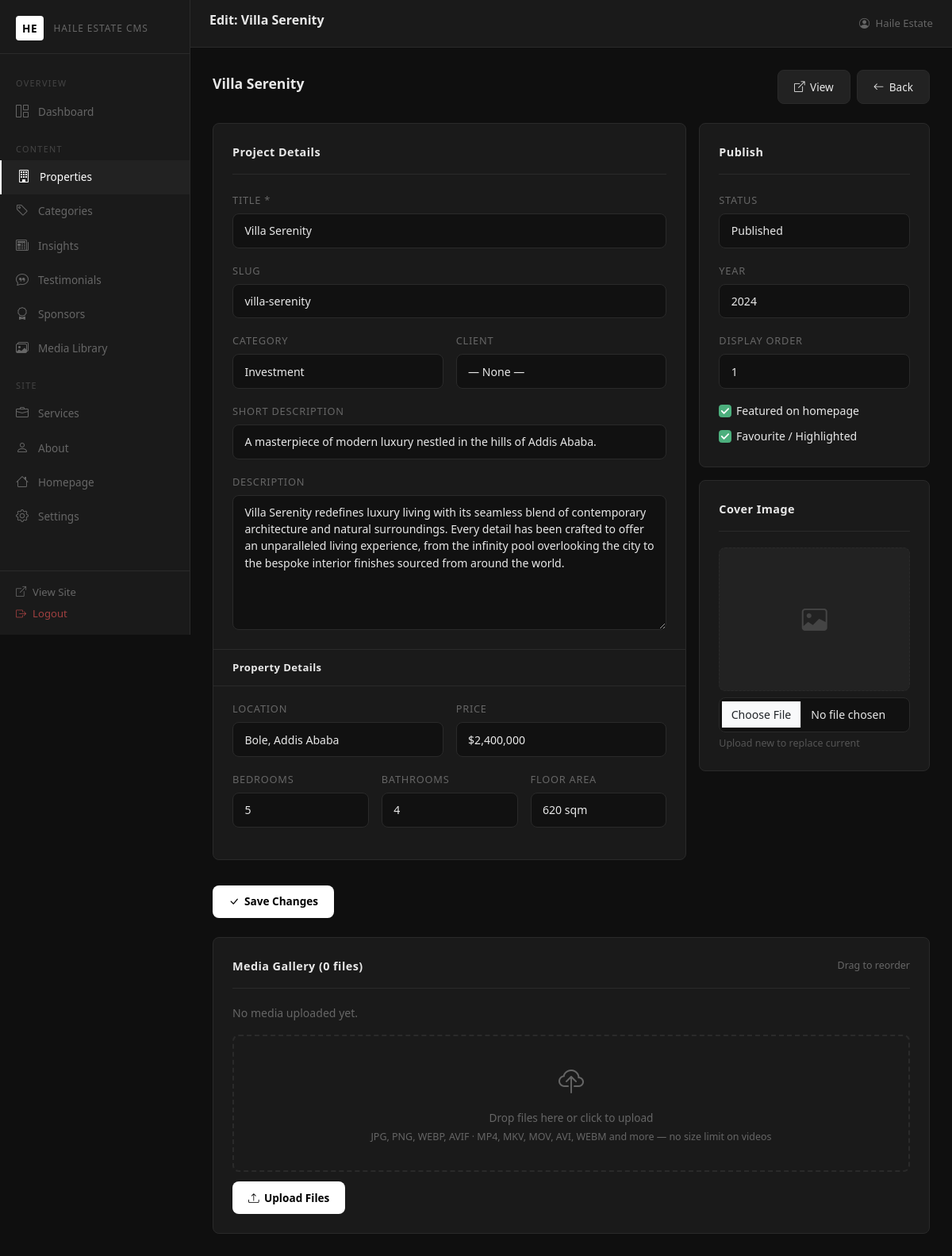
The page /admin/project-edit.php?id=1 (signed in) on the database its author committed.
### tables this page shows
CREATE TABLE `projects` (
  `id` int(11) NOT NULL AUTO_INCREMENT,
  `category_id` int(11) DEFAULT NULL,
  `client_id` int(11) DEFAULT NULL,
  `title` varchar(200) NOT NULL,
  `slug` varchar(220) NOT NULL,
  `short_description` varchar(300) DEFAULT NULL,
  `description` text DEFAULT NULL,
  `year` year DEFAULT NULL,
  `cover_image` varchar(255) DEFAULT NULL,
  `featured` tinyint(1) NOT NULL DEFAULT 0,
  `favorite` tinyint(1) NOT NULL DEFAULT 0,
  `status` enum('published','draft') NOT NULL DEFAULT 'draft',
  `display_order` int(11) NOT NULL DEFAULT 0,
  `location` varchar(200) DEFAULT NULL,
  `price` varchar(100) DEFAULT NULL,
  `bedrooms` int(11) DEFAULT NULL,
  `bathrooms` int(11) DEFAULT NULL,
  `area` varchar(100) DEFAULT NULL,
  `created_at` datetime NOT NULL DEFAULT CURRENT_TIMESTAMP,
  `updated_at` datetime NOT NULL DEFAULT CURRENT_TIMESTAMP ON UPDATE CURRENT_TIMESTAMP,
  PRIMARY KEY (`id`),
  UNIQUE KEY `slug` (`slug`),
  KEY `category_id` (`category_id`),
  KEY `client_id` (`client_id`),
  CONSTRAINT `fk_project_category` FOREIGN KEY (`category_id`) REFERENCES `categories` (`id`) ON DELETE SET NULL,
  CONSTRAINT `fk_project_client` FOREIGN KEY (`client_id`) REFERENCES `clients` (`id`) ON DELETE SET NULL
);

CREATE TABLE `categories` (
  `id` int(11) NOT NULL AUTO_INCREMENT,
  `name` varchar(100) NOT NULL,
  `slug` varchar(120) NOT NULL,
  `description` varchar(300) DEFAULT NULL,
  `image` varchar(255) DEFAULT NULL,
  `display_order` int(11) NOT NULL DEFAULT 0,
  `created_at` datetime NOT NULL DEFAULT CURRENT_TIMESTAMP,
  PRIMARY KEY (`id`),
  UNIQUE KEY `slug` (`slug`)
);

### includes/database.php (called while the page is built, shortened)
<?php
function db(): PDO {
    static $pdo = null;
    if ($pdo === null) {
        $dsn = 'mysql:host=' . DB_HOST . ';dbname=' . DB_NAME . ';charset=' . DB_CHARSET;
        $pdo = new PDO($dsn, DB_USER, DB_PASS, [
            PDO::ATTR_ERRMODE            => PDO::ERRMODE_EXCEPTION,
            PDO::ATTR_DEFAULT_FETCH_MODE => PDO::FETCH_ASSOC,
            PDO::ATTR_EMULATE_PREPARES   => false,
        ]);
    }
    return $pdo;
}

### includes/functions.php (called while the page is built, shortened)
<?php
require_once __DIR__ . '/database.php';
function e(string $s): string {
    return htmlspecialchars($s, ENT_QUOTES | ENT_SUBSTITUTE, 'UTF-8');
}
function getProjectMedia(int $projectId): array {
    $st = db()->prepare('SELECT * FROM media WHERE project_id = ? ORDER BY display_order ASC, id ASC');
    $st->execute([$projectId]);
    return $st->fetchAll();
}
function getCategories(): array {
    return db()->query('SELECT c.*, COUNT(p.id) AS project_count FROM categories c LEFT JOIN projects p ON p.category_id = c.id AND p.status = "published" GROUP BY c.id ORDER BY c.display_order ASC, c.name ASC')->fetchAll();
}

### admin/project-edit.php (the view, shortened to what this page needs)
<?php
$id = (int)($_GET['id'] ?? 0);
$project = db()->prepare('SELECT * FROM projects WHERE id = ?');
$project->execute([$id]);
$project = $project->fetch();
$categories = getCategories();
$media = getProjectMedia($id);
include __DIR__ . '/includes/header.php';
?>
<div class="page-header">
    <h2><?= e($project['title']) ?></h2>
    <div class="d-flex gap-2">
        <?php if ($project['status'] === 'published'): ?>
        <a href="<?= BASE_URL ?>/project.php?slug=<?= e($project['slug']) ?>" target="_blank" class="btn-admin-secondary"><i class="bi bi-box-arrow-up-right"></i> View</a>
        <?php endif; ?>
        <a href="<?= BASE_URL ?>/admin/projects.php" class="btn-admin-secondary"><i class="bi bi-arrow-left"></i> Back</a>
    </div>
</div>
<form method="POST" enctype="multipart/form-data">
    <div class="row g-3">
        <div class="col-lg-8">
            <div class="admin-card">
                <div class="admin-card-header"><span class="admin-card-title">Project Details</span></div>
                <div class="mb-3">
                    <label class="form-label">Title *</label>
                    <input type="text" name="title" id="titleInput" class="form-control" value="<?= e($project['title']) ?>" required>
                </div>
                <div class="mb-3">
                    <label class="form-label">Slug</label>
                    <input type="text" name="slug" id="slugInput" class="form-control" value="<?= e($project['slug']) ?>" data-manual="1">
                </div>
                <div class="row g-3 mb-3">
                    <div class="col-md-6">
                        <label class="form-label">Category</label>
                        <select name="category_id" class="form-select">
                            <?php foreach ($categories as $cat): ?>
                            <option value="<?= $cat['id'] ?>" <?= $project['category_id'] == $cat['id'] ? 'selected' : '' ?>><?= e($cat['name']) ?></option>
                            <?php endforeach; ?>
                        </select>
                    </div>
                    <div class="col-md-6">
                        <label class="form-label">Client</label>
                        <select name="client_id" class="form-select">
                            <option value="">— None —</option>
                        </select>
                    </div>
                </div>
                <div class="mb-3">
                    <label class="form-label">Short Description</label>
                    <input type="text" name="short_description" class="form-control" value="<?= e($project['short_description'] ?? '') ?>" maxlength="300">
                </div>
                <div class="mb-3">
                    <label class="form-label">Description</label>
                    <textarea name="description" class="form-control" rows="7"><?= e($project['description'] ?? '') ?></textarea>
                </div>
                <div class="admin-card-header" style="margin:1.5rem -1.5rem 1rem;padding:0.75rem 1.5rem;border-top:1px solid var(--border)"><span class="admin-card-title" style="font-size:0.82rem">Property Details</span></div>
                <div class="row g-3 mb-3">
                    <div class="col-md-6">
                        <label class="form-label">Location</label>
                        <input type="text" name="location" class="form-control" value="<?= e($project['location'] ?? '') ?>" placeholder="e.g. Bole, Addis Ababa">
                    </div>
                    <div class="col-md-6">
                        <label class="form-label">Price</label>
                        <input type="text" name="price" class="form-control" value="<?= e($project['price'] ?? '') ?>" placeholder="e.g. $2,400,000">
                    </div>
                </div>
                <div class="row g-3 mb-3">
                    <div class="col-md-4">
                        <label class="form-label">Bedrooms</label>
                        <input type="number" name="bedrooms" class="form-control" value="<?= e($project['bedrooms'] ?? '') ?>" min="0">
                    </div>
                    <div class="col-md-4">
                        <label class="form-label">Bathrooms</label>
                        <input type="number" name="bathrooms" class="form-control" value="<?= e($project['bathrooms'] ?? '') ?>" min="0">
                    </div>
                    <div class="col-md-4">
                        <label class="form-label">Floor Area</label>
                        <input type="text" name="area" class="form-control" value="<?= e($project['area'] ?? '') ?>" placeholder="e.g. 620 sqm">
                    </div>
                </div>
            </div>
        </div>
        <div class="col-lg-4">
            <div class="admin-card mb-3">
                <div class="admin-card-header"><span class="admin-card-title">Publish</span></div>
                <div class="mb-3">
                    <label class="form-label">Status</label>
                    <select name="status" class="form-select">
                        <option value="published" <?= $project['status'] === 'published' ? 'selected' : '' ?>>Published</option>
                    </select>
                </div>
                <div class="mb-3">
                    <label class="form-label">Year</label>
                    <input type="number" name="year" class="form-control" value="<?= e($project['year'] ?? '') ?>" min="2000" max="2099">
                </div>
                <div class="mb-3">
                    <label class="form-label">Display Order</label>
                    <input type="number" name="display_order" class="form-control" value="<?= e($project['display_order']) ?>" min="0">
                </div>
                <div class="form-check mb-2">
                    <input type="checkbox" name="featured" id="featured" class="form-check-input" <?= $project['featured'] ? 'checked' : '' ?>>
                    <label for="featured" class="form-check-label">Featured on homepage</label>
                </div>
                <div class="form-check">
                    <input type="checkbox" name="favorite" id="favorite" class="form-check-input" <?= ($project['favorite'] ?? 0) ? 'checked' : '' ?>>
                    <label for="favorite" class="form-check-label">Favourite / Highlighted</label>
                </div>
            </div>
            <div class="admin-card">
                <div class="admin-card-header"><span class="admin-card-title">Cover Image</span></div>
                <?php if ($project['cover_image']): ?>
                <img id="coverPreview" src="<?= e(assetUrl($project['cover_image'])) ?>" class="cover-preview mb-2" alt="" loading="lazy">
                <div id="coverPlaceholder" class="cover-placeholder mb-2" style="display:none"><i class="bi bi-image"></i></div>
                <?php else: ?>
                <div id="coverPlaceholder" class="cover-placeholder mb-2"><i class="bi bi-image"></i></div>
                <?php endif; ?>
                <input type="file" name="cover_image" id="coverInput" class="form-control" accept=".jpg,.jpeg,.png,.webp,.avif">
                <div class="form-text mt-1">Upload new to replace current</div>
            </div>
        </div>
    </div>
    <div class="d-flex gap-2 mt-2 mb-4">
        <button type="submit" name="save_project" class="btn-admin-primary"><i class="bi bi-check-lg"></i> Save Changes</button>
    </div>
</form>
<div class="admin-card">
    <div class="admin-card-header">
        <span class="admin-card-title">Media Gallery (<?= count($media) ?> files)</span>
        <span style="font-size:0.78rem;color:var(--text-muted)">Drag to reorder</span>
    </div>
    <?php if (!empty($media)): ?>
    <div class="media-grid mb-3" id="mediaGrid" data-project="<?= $id ?>">
        <?php foreach ($media as $m): ?>
        <div class="media-item" data-id="<?= $m['id'] ?>">
            <?php if ($m['type'] === 'image'): ?>
            <img src="<?= e(assetUrl($m['file_path'])) ?>" class="media-thumb" alt="<?= e($m['alt_text'] ?? '') ?>" loading="lazy">
            <?php else: ?>
            <video class="media-thumb" src="<?= e(assetUrl($m['file_path'])) ?>" preload="metadata" muted playsinline
                onmouseenter="this.play()" onmouseleave="this.pause();this.currentTime=0;"></video>
            <?php endif; ?>
            <div class="media-info">
                <span class="drag-handle"><i class="bi bi-grip-vertical"></i></span>
                <?= $m['type'] === 'video' ? '<i class="bi bi-camera-video"></i>' : '' ?>
                #<?= $m['display_order'] ?>
            </div>
            <div class="media-actions">
                <?php if ($m['type'] === 'image'): ?>
                <form method="POST" style="display:inline">
                    <?= csrfField() ?>
                    <input type="hidden" name="media_id" value="<?= $m['id'] ?>">
                    <button type="submit" name="set_cover" class="media-action-btn" title="Set as cover"><i class="bi bi-image"></i></button>
                </form>
                <?php endif; ?>
                <form method="POST" style="display:inline">
                    <?= csrfField() ?>
                    <input type="hidden" name="media_id" value="<?= $m['id'] ?>">
                    <button type="submit" name="delete_media" class="media-action-btn del"
                        data-confirm="Delete this media file?" title="Delete"><i class="bi bi-trash"></i></button>
                </form>
            </div>
        </div>
        <?php endforeach; ?>
    </div>
    <?php else: ?>
    <p style="color:var(--text-muted);font-size:0.88rem;margin-bottom:1rem">No media uploaded yet.</p>
    <?php endif; ?>
    <form method="POST" enctype="multipart/form-data">
        <div class="upload-zone mb-2" id="uploadZone">
            <i class="bi bi-cloud-upload"></i>
            <p>Drop files here or click to upload</p>
            <p style="font-size:0.78rem;margin-top:0.25rem">JPG, PNG, WEBP, AVIF · MP4, MKV, MOV, AVI, WEBM and more — no size limit on videos</p>
        </div>
        <button type="submit" name="upload_media" class="btn-admin-primary"><i class="bi bi-upload"></i> Upload Files</button>
    </form>
</div>
<?php include __DIR__ . '/includes/footer.php'; ?>

### assets/css/admin.css (style rules this page uses)
:root { --sidebar-w: 240px; --topbar-h: 60px; --bg: #0f0f0f; --surface: #1a1a1a; --surface2: #222; --border: #2a2a2a; --text: #e8e8e8; --text-muted: #666; --accent: #fff; --accent-dim: #aaa; --danger: #e05555; --success: #4caf7d; --warning: #e0a030; --info: #4a9eff; --radius: 8px; --transition: 0.2s ease; }
*, *::before, *::after { box-sizing: border-box; margin: 0; padding: 0; }
body { font-family: 'Segoe UI', system-ui, -apple-system, sans-serif; background: var(--bg); color: var(--text); font-size: 0.9rem; line-height: 1.6; }
.admin-card { background: var(--surface); border: 1px solid var(--border); border-radius: var(--radius); padding: 1.5rem; margin-bottom: 1.5rem; }
.admin-card-header { display: flex; align-items: center; justify-content: space-between; margin-bottom: 1.25rem; padding-bottom: 1rem; border-bottom: 1px solid var(--border); }
.admin-card-title { font-size: 0.9rem; font-weight: 600; color: var(--text); letter-spacing: 0.03em; }
.form-label { font-size: 0.8rem; color: var(--text-muted); text-transform: uppercase; letter-spacing: 0.06em; margin-bottom: 0.4rem; }
.form-control, .form-select { background: #111; border: 1px solid var(--border); color: var(--text); border-radius: var(--radius); padding: 0.65rem 0.9rem; font-size: 0.88rem; transition: border-color var(--transition); }
.form-control::placeholder { color: #444; }
textarea.form-control { min-height: 120px; resize: vertical; }
.form-select option { background: #1a1a1a; }
.form-check-input { background-color: #111; border-color: #444; width: 1.1em; height: 1.1em; }
.form-check-input:checked { background-color: #4caf7d; border-color: #4caf7d; }
.form-check-label { font-size: 0.88rem; color: var(--text); }
.form-text { font-size: 0.78rem; color: #555; }
.btn-admin-primary { background: #fff; color: #000; border: none; padding: 0.6rem 1.25rem; border-radius: var(--radius); font-size: 0.85rem; font-weight: 600; cursor: pointer; transition: background var(--transition); text-decoration: none; display: inline-flex; align-items: center; gap: 0.4rem; }
.btn-admin-secondary { background: var(--surface2); color: var(--text); border: 1px solid var(--border); padding: 0.6rem 1.25rem; border-radius: var(--radius); font-size: 0.85rem; cursor: pointer; transition: background var(--transition); text-decoration: none; display: inline-flex; align-items: center; gap: 0.4rem; }
.cover-placeholder { width: 100%; max-width: 300px; aspect-ratio: 4/3; background: var(--surface2); border: 1px dashed var(--border); border-radius: var(--radius); display: flex; align-items: center; justify-content: center; color: #444; font-size: 2rem; }
.page-header { display: flex; align-items: center; justify-content: space-between; margin-bottom: 1.5rem; flex-wrap: wrap; gap: 0.75rem; }
.page-header h2 { font-size: 1.1rem; font-weight: 600; }
.upload-zone { border: 2px dashed var(--border); border-radius: var(--radius); padding: 2rem; text-align: center; color: var(--text-muted); cursor: pointer; transition: border-color var(--transition), background var(--transition); }
.upload-zone i { font-size: 2rem; display: block; margin-bottom: 0.5rem; }
.upload-zone p { font-size: 0.85rem; margin: 0; }

### rows shown on the page
projects: title "Villa Serenity", slug "villa-serenity", category_id "Investment", short_description "A masterpiece of modern luxury nestled in the hills of Addis Ababa.", description "Villa Serenity redefines luxury living with its seamless blend of contemporary architecture and natural surroundings. Every detail has been crafted to offer an unparalleled living experience, from the infinity pool overlooking the city to the bespoke interior finishes sourced from around the world.", location "Bole, Addis Ababa", price "$2,400,000", bedrooms "5", bathrooms "4", area "620 sqm", status "Published", year "2024", display_order "1", featured "☑", favorite "☑"

### other values the page prints
$pageTitle "Edit: Villa Serenity"
$_SESSION['admin_name'] "Haile Estate"
count($media) "0"
